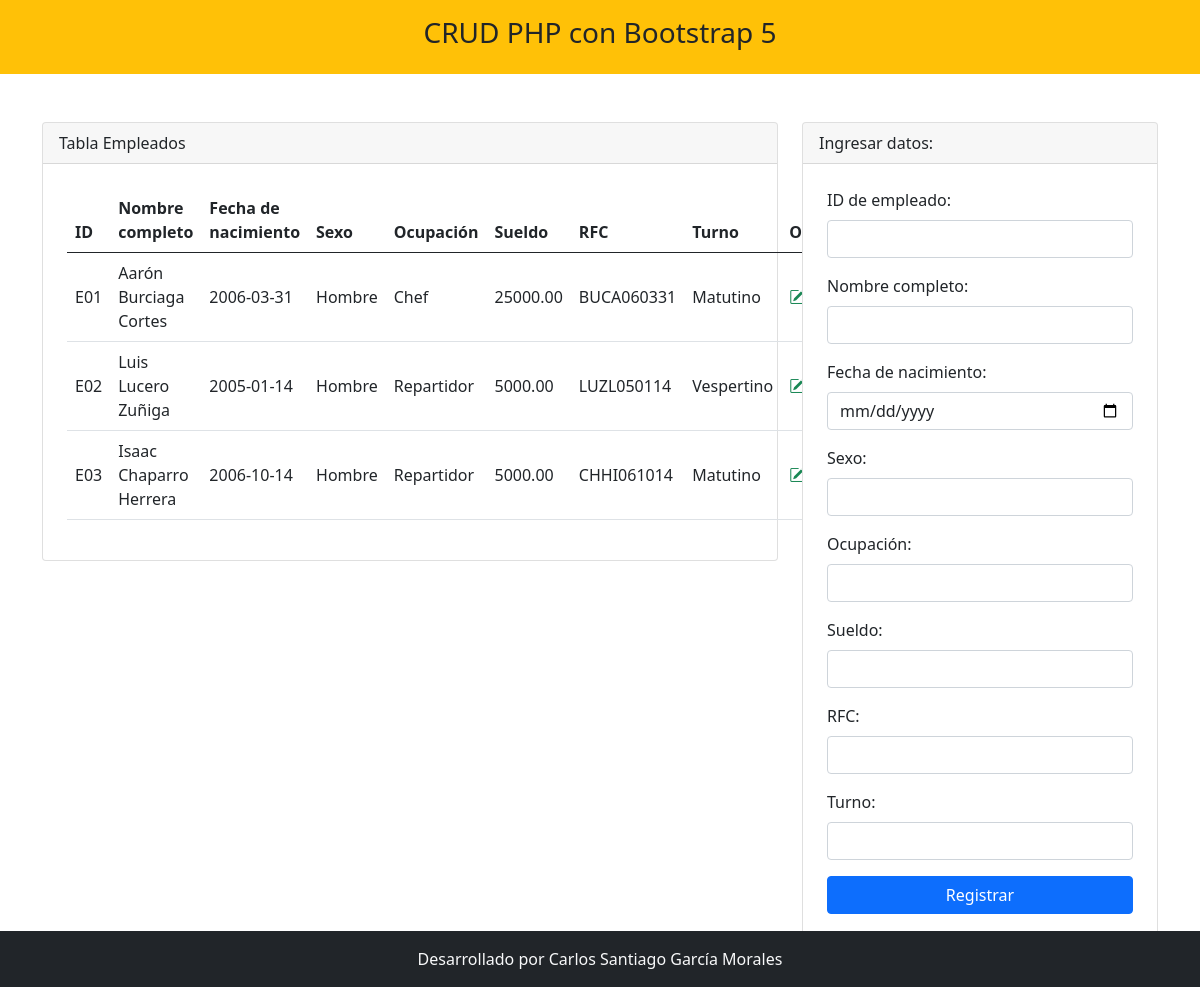
The page / on the database its author committed.
### tables this page shows
CREATE TABLE `tbl_empleados` (
  `id_empleado` varchar(5) NOT NULL,
  `nombre` varchar(100) NOT NULL,
  `fecha_nacimiento` date NOT NULL,
  `sexo` varchar(20) NOT NULL,
  `ocupacion` varchar(30) NOT NULL,
  `sueldo` decimal(10,2) NOT NULL,
  `rfc` varchar(10) NOT NULL,
  `turno` varchar(30) NOT NULL
);

### index.php (the view, shortened to what this page needs)
<?php include 'template/header.php' ?>
<?php
    include_once "model/conexion.php";
    $sentencia = $bd -> query("select * from tbl_empleados");
    $empleado = $sentencia->fetchAll(PDO::FETCH_OBJ);
?>
<div class="container mt-5">
    <div class="row justify-content-center">
        <div class="col-md-8">
            <div class="card">
                <div class="card-header">
                    Tabla Empleados
                </div>
                <div class="p-4">
                    <table class="table align-middle">
                        <thead>
                            <tr>
                                <th scope="col">ID</th>
                                <th scope="col">Nombre completo</th>
                                <th scope="col">Fecha de nacimiento</th>
                                <th scope="col">Sexo</th>
                                <th scope="col">Ocupación</th>
                                <th scope="col">Sueldo</th>
                                <th scope="col">RFC</th>
                                <th scope="col">Turno</th>
                                <th scope="col" colspan="2">Opciones</th>
                            </tr>
                        </thead>
                        <tbody>
                            <?php
                                foreach($empleado as $dato){
                            ?>
                            <tr>
                                <td scope="row"><?php echo $dato->id_empleado; ?></td>
                                <td><?php echo $dato->nombre; ?></td>
                                <td><?php echo $dato->fecha_nacimiento; ?></td>
                                <td><?php echo $dato->sexo; ?></td>
                                <td><?php echo $dato->ocupacion; ?></td>
                                <td><?php echo $dato->sueldo; ?></td>
                                <td><?php echo $dato->rfc; ?></td>
                                <td><?php echo $dato->turno; ?></td>
                                <td><a class="text-success" href="editar.php?id_empleado=<?php echo $dato->id_empleado; ?>"><i class="bi bi-pencil-square"></i></a></td>
                                <td><a onclick="return confirm('Estas seguro de eliminar?');" class="text-danger" href="eliminar.php?id_empleado=<?php echo $dato->id_empleado; ?>"><i class="bi bi-trash"></i></a></td>
                            </tr>
                            <?php
                                }
                            ?>
                        </tbody>
                    </table>
                </div>
            </div>
        </div>
        <div class="col-md-4">
            <div class="card">
                <div class="card-header">
                    Ingresar datos:
                </div>
                <form class="p-4" method="POST" action="registrar.php">
                    <div class="mb-3">
                        <label class="form-label">ID de empleado: </label>
                        <input type="text" class="form-control" name="id_empleado" autofocus required>
                    </div>
                    <div class="mb-3">
                        <label class="form-label">Nombre completo: </label>
                        <input type="text" class="form-control" name="nombre" autofocus required>
                    </div>
                    <div class="mb-3">
                        <label class="form-label">Fecha de nacimiento: </label>
                        <input type="date" class="form-control" name="fecha_nacimiento" autofocus required>
                    </div>
                    <div class="mb-3">
                        <label class="form-label">Sexo: </label>
                        <input type="text" class="form-control" name="sexo" autofocus required>
                    </div>
                    <div class="mb-3">
                        <label class="form-label">Ocupación: </label>
                        <input type="text" class="form-control" name="ocupacion" autofocus required>
                    </div>
                    <div class="mb-3">
                        <label class="form-label">Sueldo: </label>
                        <input type="number" class="form-control" name="sueldo" autofocus required>
                    </div>
                    <div class="mb-3">
                        <label class="form-label">RFC: </label>
                        <input type="text" class="form-control" name="rfc" autofocus required>
                    </div>
                    <div class="mb-3">
                        <label class="form-label">Turno: </label>
                        <input type="text" class="form-control" name="turno" autofocus required>
                    </div>
                    <div class="d-grid">
                        <input type="submit" class="btn btn-primary" value="Registrar">
                    </div>
                </form>
            </div>
        </div>
    </div>
</div>
<?php include 'template/footer.php' ?>

### template/header.php (shortened to what this page needs)
<!doctype html>
<html lang="es">
  <head>
    <link rel="stylesheet" href="https://cdn.jsdelivr.net/npm/bootstrap@5.0.2/dist/css/bootstrap.min.css">
    <link rel="stylesheet" href="https://cdn.jsdelivr.net/npm/bootstrap-icons@1.5.0/font/bootstrap-icons.css">
  </head>
  <body>
      <div class="container-fluid bg-warning">
          <div class="row">
              <div class="col-md">
                  <header class="py-3">
                      <h3 class="text-center">CRUD PHP con Bootstrap 5</h3>
                  </header>
              </div>
          </div>
      </div>

### template/footer.php (shortened to what this page needs)
<br><br>
<footer class="container-fluid bg-dark fixed-bottom">
        <div class="row">
            <div class="col-md text-light text-center py-3">
                Desarrollado por Carlos Santiago García Morales
            </div>
        </div>
    </footer>
  </body>
</html>

### rows shown on the page
tbl_empleados: id_empleado "E01", nombre "Aarón Burciaga Cortes", fecha_nacimiento "2006-03-31", sexo "Hombre", ocupacion "Chef", sueldo "25000.00", rfc "BUCA060331", turno "Matutino"
tbl_empleados: id_empleado "E02", nombre "Luis Lucero Zuñiga", fecha_nacimiento "2005-01-14", sexo "Hombre", ocupacion "Repartidor", sueldo "5000.00", rfc "LUZL050114", turno "Vespertino"
tbl_empleados: id_empleado "E03", nombre "Isaac Chaparro Herrera", fecha_nacimiento "2006-10-14", sexo "Hombre", ocupacion "Repartidor", sueldo "5000.00", rfc "CHHI061014", turno "Matutino"
